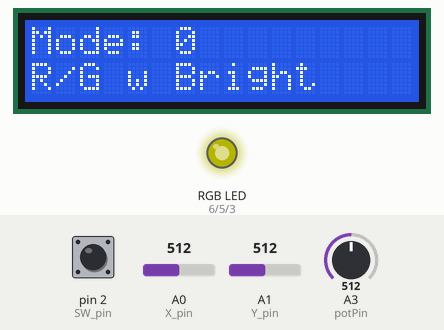
Recording of a sketch running on a simulated Arduino Uno, built with avr-gcc and run on an emulated ATmega328P. Shown: 16×2 character LCD, an RGB LED mixed from three pins (HIGH = lit). The test bench sets the inputs (shaded band); at power-on: pin 2 (SW_pin) HIGH, A3 (potPin) = 512, A1 (Y_pin) = 512, A0 (X_pin) = 512. Dim RGB values are drawn brighter than linear.

Above: at 1.2 s.
1.3 s: pin 2 (SW_pin) pulled LOW for 0.15 s
At 2.3 s:
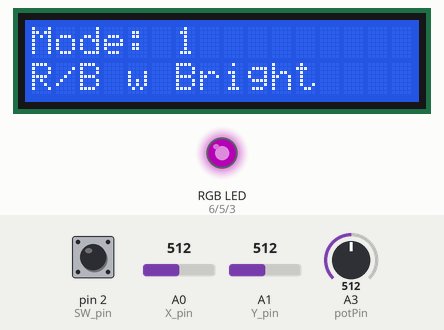
3.0 s: pin 2 (SW_pin) pulled LOW for 1 s
At 3.35 s:
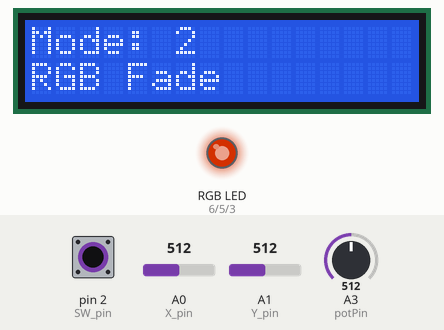
5.6 s: A3 (potPin) set to 716
8.1 s: A3 (potPin) set to 900
10.5 s: pin 2 (SW_pin) pulled LOW for 0.15 s
At 11.7 s:
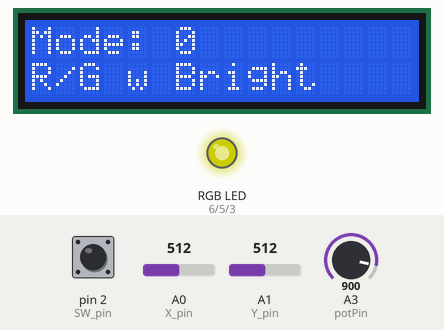
12.2 s: A1 (Y_pin) set to 716
At 12.6 s:
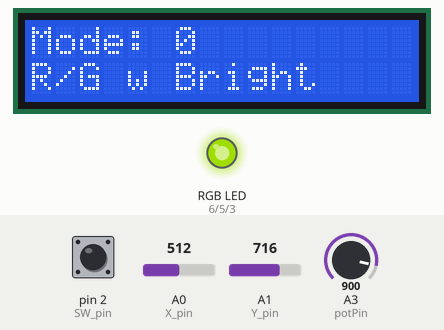
Timing chart, 0 to 14.7 s (numbered marks = the images above; inputs shaded):
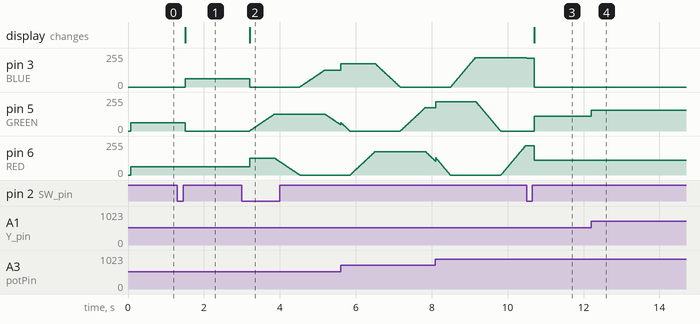

The sketch:

RGBLEDController.ino
```cpp
#include <LiquidCrystal.h> // LCD library

LiquidCrystal lcd(7, 8, 9, 10, 11, 12);

const int SW_pin = 2;   // Joystick button (digital input)
const int X_pin = 0;    // Joystick X-axis (analog)
const int Y_pin = 1;    // Joystick Y-axis (analog)

const int RED = 6;      // RGB LED (red channel - PWM)
const int GREEN = 5;    // RGB LED (green channel - PWM)
const int BLUE = 3;     // RGB LED (blue channel - PWM)

const int potPin = A3;  // Potentiometer (brightness control)

// Mode meanings:
// 0 → Red/Green joystick control
// 1 → Red/Blue joystick control
// 2 → Automatic RGB rainbow fade
const int numModes = 3;

int mode = 0;
int lastButtonState = 1;
int lastMode = -1;

float hue = 0;

// Converts HSV to RGB (0–255)
void hsvToRgb(float h, float s, float v, int &r, int &g, int &b) {
  int i = int(h / 60) % 6;
  float f = (h / 60) - i;
  float p = v * (1 - s);
  float q = v * (1 - f * s);
  float t = v * (1 - (1 - f) * s);

  float r_f, g_f, b_f;

  switch(i) {
    case 0: r_f = v; g_f = t; b_f = p; break;
    case 1: r_f = q; g_f = v; b_f = p; break;
    case 2: r_f = p; g_f = v; b_f = t; break;
    case 3: r_f = p; g_f = q; b_f = v; break;
    case 4: r_f = t; g_f = p; b_f = v; break;
    case 5: r_f = v; g_f = p; b_f = q; break;
  }

  r = r_f * 255;
  g = g_f * 255;
  b = b_f * 255;
}

void setup() {
  pinMode(SW_pin, INPUT);
  pinMode(RED, OUTPUT);
  pinMode(GREEN, OUTPUT);
  pinMode(BLUE, OUTPUT);

  digitalWrite(SW_pin, HIGH); // enable pull-up

  lcd.begin(16, 2);
  Serial.begin(9600);
}

void loop() {

  int horizontalValue = map(analogRead(X_pin), 0, 1023, 0, 255);
  int verticalValue   = map(analogRead(Y_pin), 0, 1023, 0, 255);
  int potValue        = map(analogRead(potPin), 0, 1023, 0, 100);

  int buttonState = digitalRead(SW_pin);

  // Mode switching (button press)
  if(lastButtonState == HIGH && buttonState == LOW) {
    mode = (mode + 1) % numModes;
    delay(200); // debounce
  }
  lastButtonState = buttonState;

  // LCD update only when mode changes
  if(mode != lastMode) {
    lcd.clear();

    lcd.setCursor(0, 0);
    lcd.print("Mode: ");
    lcd.print(mode);

    lcd.setCursor(0, 1);
    switch(mode) {
      case 0:
        lcd.print("R/G w Bright");
        break;
      case 1:
        lcd.print("R/B w Bright");
        break;
      case 2:
        lcd.print("RGB Fade");
        break;
    }

    lastMode = mode;
  }

  // Mode behavior
  switch(mode) {

    case 0: // Red + Green
      analogWrite(RED, horizontalValue * potValue / 100);
      analogWrite(GREEN, verticalValue * potValue / 100);
      analogWrite(BLUE, 0);
      break;

    case 1: // Red + Blue
      analogWrite(RED, horizontalValue * potValue / 100);
      analogWrite(BLUE, verticalValue * potValue / 100);
      analogWrite(GREEN, 0);
      break;

    case 2: { // Rainbow fade
      static unsigned long lastUpdate = 0;

      if(millis() - lastUpdate > 10) {
        hue += 1;
        if(hue >= 360) hue = 0;

        int r, g, b;
        hsvToRgb(hue, 1.0, potValue / 100.0, r, g, b);

        analogWrite(RED, r);
        analogWrite(GREEN, g);
        analogWrite(BLUE, b);

        lastUpdate = millis();
      }
      break;
    }
  }
}
```

Measured:
- after the input at 1.3 s, pin 3 (BLUE): 0/255 → 63/255 after 0.21 s; pin 5 (GREEN): 63/255 → 0/255 after 0.21 s; the display: changes after 0.21 s (image 1)
- after the input at 3.0 s, pin 5 (GREEN): rises from 0/255 to 127/255 in 0.65 s, then falls to 46/255 in 1.7 s; the display: changes after 0.20 s (image 2)
- after the input at 10.5 s, the display: changes after 0.21 s (image 3)
- after the input at 12.2 s, pin 5 (GREEN): 110/255 → 154/255 at once
